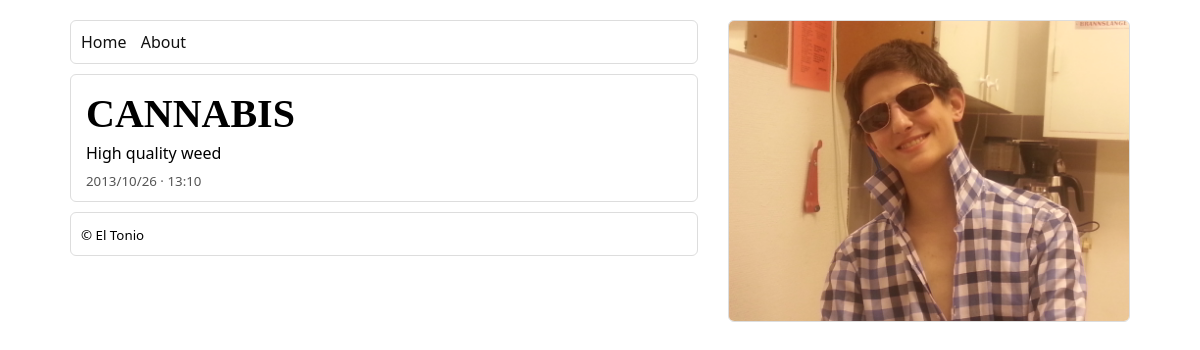
Page /post/6/ on the committed database.
### blog/models.py (models this page shows, shortened)
class Blog(models.Model):
	title = models.CharField(max_length=32)
	date = models.DateTimeField(auto_now_add=True)
	text = models.TextField()

### blog/views.py (the view)
# urls.py: url(r'^post/(?P<post_id>\d+)/$', 'blog.views.detail', name='detail'),
def detail(request, post_id):
	post = get_object_or_404(Blog, id=post_id)
	return render_to_response('blog/detail.html', {'post': post})

### templates/blog/detail.html
{% extends 'blog/base.html' %}
{% block content %}
	<h1 class="post-title">{{ post.title }}</h1>
	<p class="post-text">{{ post.text }}</p>
	<small class="post-date">{{ post.date }}</small>
{% endblock %}

### static/blog/style.css (style rules this page uses)
* { margin: 0 auto; padding: 0; }
body { min-width: 600px; max-width: 1200px; font-family: 'Segoe UI'; background-image: url('images/cannabis.jpg'); padding-top: 10px; padding-left: 60px; padding-right: 60px; padding-bottom: 10px; }
h1 { font-family: 'Segoe UI Light'; font-size: 40px; }
#content > * { margin: 5px; }
.post-date { color: #555; }

### rows in the picture
Blog: title "CANNABIS", text "High quality weed", date "2013/10/26 · 13:10"
